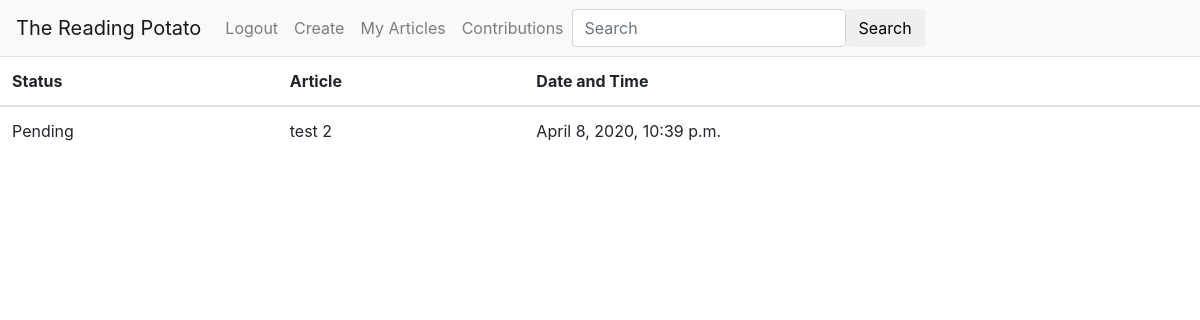
The page /my-contributions/ (signed in) on the database as committed earlier.
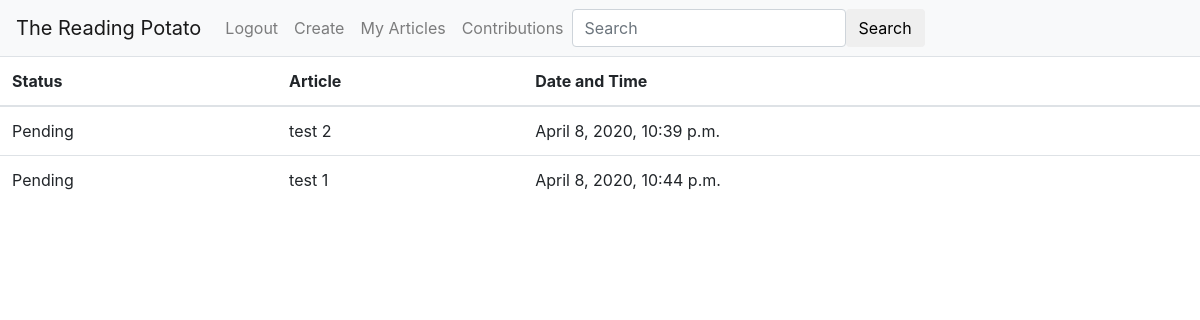
The same page on the database as committed later.
### main/models.py (models this page shows)
class Contribution(models.Model):
    PENDING = "Pending"
    ACCEPTED = "Accepted"
    DECLINED = "Declined"
    STATUS = (
        (PENDING, PENDING),
        (ACCEPTED, ACCEPTED),
        (DECLINED, DECLINED),
    )
    user = models.ForeignKey(
        User, on_delete=models.CASCADE, related_name="contributions")
    article = models.ForeignKey(
        Article, on_delete=models.CASCADE, related_name="contributions")
    new_content = models.TextField()
    status = models.CharField(max_length=10, choices=STATUS, default=PENDING)
    date = models.DateTimeField(auto_now_add=True)

class Article(models.Model):
    title = models.CharField(max_length=250)
    content = models.TextField()
    author = models.ForeignKey(
        User, on_delete=models.CASCADE, related_name="articles")
    created_on = models.DateTimeField(auto_now_add=True)
    last_update = models.DateTimeField(auto_now=True)
    slug = models.SlugField(blank=True)
    def __str__(self):
        return self.title

### main/views.py (the view)
# urls.py: path('my-contributions/', views.my_contributions_list,
def my_contributions_list(request):
    if request.user.is_anonymous:
        return redirect('login')
    return render(request, "my_contributions_list.html")

### main/templates/my_contributions_list.html
{% extends "base.html" %} {% block content %}
<table class="table">
  <thead>
    <tr>
      <th scope="col">Status</th>
      <th scope="col">Article</th>
      <th scope="col">Date and Time</th>
    </tr>
  </thead>
  <tbody>
    {% for contribution in request.user.contributions.all %}
    <tr>
      <td>
        {{contribution.status}}
      </td>
      <td>{{contribution.article}}</td>
      <td>
        {{contribution.date}}
      </td>
    </tr>
    {% endfor %}
  </tbody>
</table>
{% endblock content %}

Rows that differ between the two databases and show on the page:
added Contribution: status "Pending", article "test 1", date "April 8, 2020, 10:44 p.m."
